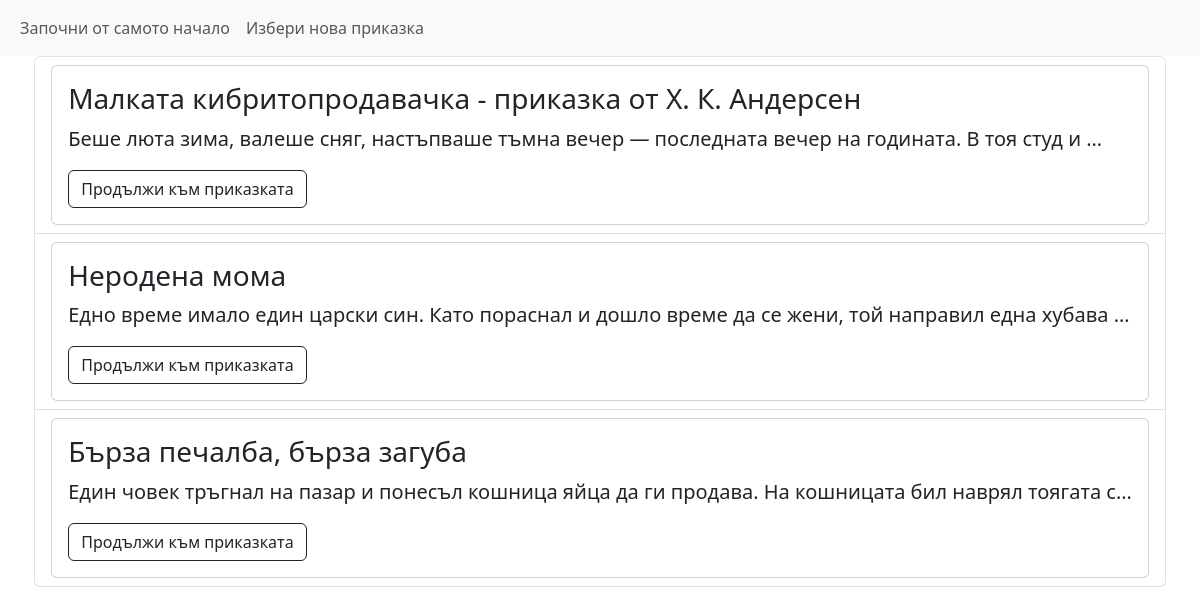
Screenshot of /new-fairy-taile/ with the database file from the repository.
### teacherReader/teacher/models.py (models this page shows, shortened)
class FairyTaleText(models.Model):
    title = models.CharField(max_length=100)
    author = models.CharField(max_length=100, blank=True, null=True)
    text = models.TextField()
    slug = models.SlugField(max_length=100, unique=True, blank=True, null=True)

### teacherReader/teacher/views.py (the view)
# urls.py: path('new-fairy-taile/', views.NewFairyTale.as_view(), name='new-fairy-tale'),
class NewFairyTale(ListView):
    template_name = 'choose_another_tale.html'
    model = FairyTaleText
    context_object_name = 'texts'

### templates/choose_another_tale.html (shortened to what this page needs)
{% extends 'layout.html' %}
{% block main_content %}
    <div class="d-flex justify-content-center">
        <ul class="list-group">
            {% for text in texts %}
                <li class="list-group-item list-group-item-action">
                    <div class="card">
                        <div class="card-body">
                            <h3 class="card-title">{{ text.title }}
                            {% if text.author %} - приказка от {{ text.author }} {% endif %}
                            </h3>
                            <p class="card-text lead">{{ text.text|truncatechars:100 }}</p>
                            <a class="btn btn-outline-dark" href="{% url 'teacher-reader' slug=text.slug %}">Продължи към приказката</a>
                        </div>
                    </div>
                </li>
            {% endfor %}
        </ul>
    </div>
{% endblock %}

### rows the page displays
FairyTaleText: title "Малката кибритопродавачка", author "Х. К. Андерсен", text "Беше люта зима, валеше сняг, настъпваше тъмна вечер — последната вечер на годината. В тоя студ и …"
FairyTaleText: title "Неродена мома", text "Едно време имало един царски син. Като пораснал и дошло време да се жени, той направил една хубава …"
FairyTaleText: title "Бърза печалба, бърза загуба", text "Един човек тръгнал на пазар и понесъл кошница яйца да ги продава. На кошницата бил наврял тоягата с…"
